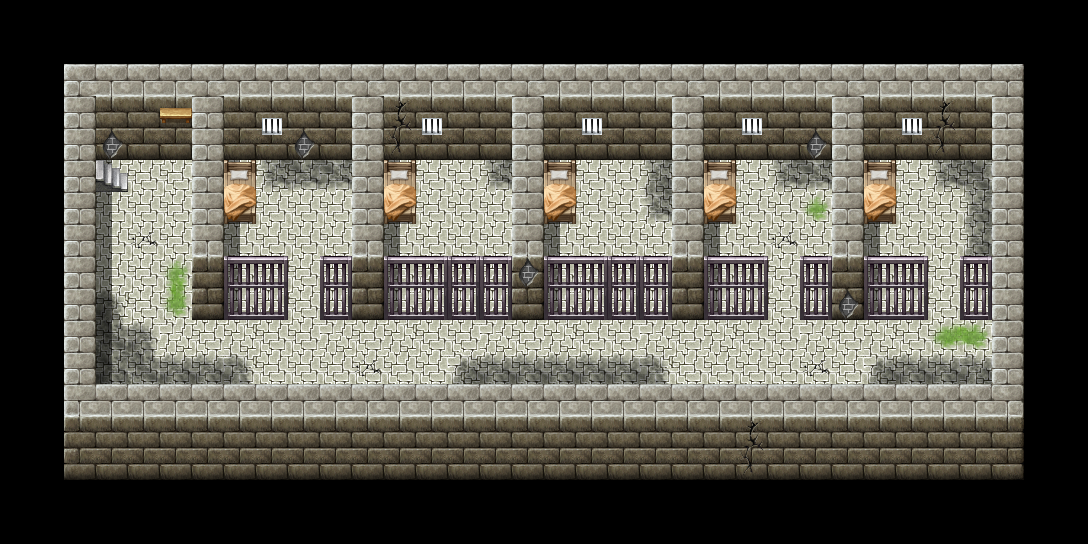

This game map was drawn from its Tiled (.tmx) file and the tilesets committed beside it. A one-line description and the trimmed map source follow:
An orthogonal 68x34 tile map with 16x16 px tiles, 7 tile layers (under0 background, under1 none, under2 none, under3 none, ...), 2 tilesets and 31 objects (5x x, 3x w, 2x batenburg_huis, person610).

<map version="1.0" orientation="orthogonal" renderorder="right-down" width="68" height="34" tilewidth="16" tileheight="16" nextobjectid="41">
 <tileset firstgid="1" name="batenburg_kerker" tilewidth="16" tileheight="16" tilecount="561" columns="33">
  <image source="batenburg_kerker.png" width="528" height="272" />
 </tileset>
 <tileset firstgid="562" name="dungeon_b" tilewidth="16" tileheight="16" tilecount="1024" columns="32">
  <image source="tilesets/dungeon_b.png" width="512" height="512" />
 </tileset>
 <layer name="under0 background" width="68" height="34">
  <data>[2312 cells, 2312 non-empty, 149 distinct tile ids]</data>
 </layer>
 <layer name="under1 none" width="68" height="34">
  <data>[2312 cells, 0 non-empty, 0 distinct tile ids]</data>
 </layer>
 <layer name="under2 none" width="68" height="34">
  <data>[2312 cells, 0 non-empty, 0 distinct tile ids]</data>
 </layer>
 <layer name="under3 none" width="68" height="34">
  <data>[2312 cells, 0 non-empty, 0 distinct tile ids]</data>
 </layer>
 <layer name="under4 none" width="68" height="34">
  <data>[2312 cells, 0 non-empty, 0 distinct tile ids]</data>
 </layer>
 <layer name="over5 player" width="68" height="34">
  <data>[2312 cells, 0 non-empty, 0 distinct tile ids]</data>
 </layer>
 <layer name="over6 background" width="68" height="34">
  <data>[2312 cells, 158 non-empty, 14 distinct tile ids]</data>
 </layer>
 <objectgroup name="portals">
  <object id="25" name="batenburg_huis" x="80" y="144" width="16" height="32" />
 </objectgroup>
 <objectgroup name="start_pos">
  <object id="27" name="batenburg_huis" x="112" y="144" width="16" height="16">
   <properties>
    <property name="direction" value="East" />
   </properties>
  </object>
 </objectgroup>
 <objectgroup name="sounds" />
 <objectgroup name="low_blocker" />
 <objectgroup name="high_blocker">
  <object id="1" x="64" y="64" width="960" height="80" />
  <object id="2" x="64" y="400" width="960" height="80" />
  <object id="3" x="992" y="144" width="32" height="256" />
  <object id="5" x="832" y="144" width="32" height="144" />
  <object id="6" x="672" y="144" width="32" height="144" />
  <object id="8" x="512" y="144" width="32" height="144" />
  <object id="9" x="352" y="144" width="32" height="144" />
  <object id="10" x="192" y="144" width="32" height="160" />
  <object id="11" x="224" y="288" width="64" height="16" />
  <object id="15" x="800" y="288" width="128" height="16" />
  <object id="16" x="960" y="288" width="32" height="16" />
  <object id="17" x="864" y="144" width="32" height="64" />
  <object id="18" x="704" y="144" width="32" height="64" />
  <object id="19" x="544" y="144" width="32" height="64" />
  <object id="20" x="384" y="144" width="32" height="64" />
  <object id="21" x="224" y="144" width="32" height="64" />
  <object id="22" x="64" y="176" width="32" height="224" />
  <object id="23" x="96" y="176" width="16" height="16" />
  <object id="24" x="64" y="144" width="16" height="32" />
  <object id="35" x="320" y="288" width="448" height="16" />
 </objectgroup>
 <objectgroup name="objects">
  <object id="28" name="sparkly26" type="x" x="288" y="128" width="32" height="32" />
  <object id="29" name="sparkly26" type="x" x="512" y="256" width="32" height="32" />
  <object id="30" name="sparkly26" type="x" x="800" y="128" width="32" height="32" />
  <object id="31" name="sparkly26" type="x" x="832" y="288" width="32" height="32" />
  <object id="34" name="sparkly26" type="x" x="96" y="128" width="32" height="32" />
  <object id="36" name="person608" type="w" x="448" y="144" width="32" height="32" />
  <object id="37" name="person609" type="w" x="608" y="144" width="32" height="32" />
  <object id="38" name="person610" x="192" y="304" width="32" height="32">
   <properties>
    <property name="direction" value="south" />
   </properties>
  </object>
  <object id="39" name="person615" type="w" x="928" y="144" width="32" height="32" />
 </objectgroup>
 <objectgroup name="events" />
</map>
